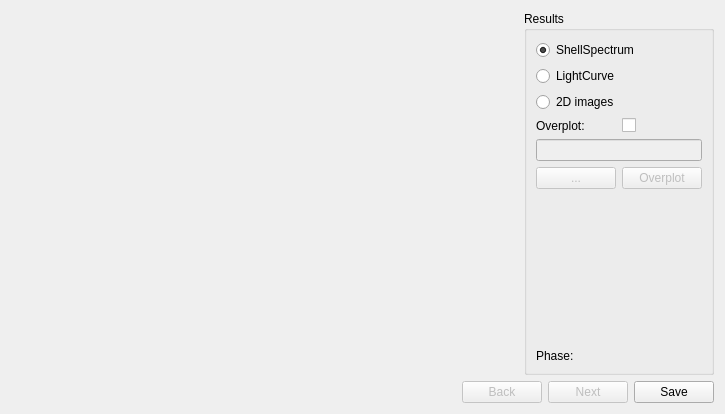
<?xml version="1.0" encoding="UTF-8"?>
<ui version="4.0">
 <class>plotting_ss</class>
 <widget class="QDialog" name="plotting_ss">
  <property name="geometry">
   <rect>
    <x>0</x>
    <y>0</y>
    <width>725</width>
    <height>414</height>
   </rect>
  </property>
  <property name="windowTitle">
   <string>Plot Results</string>
  </property>
  <layout class="QGridLayout" name="gridLayout">
   <item row="1" column="0">
    <spacer name="horizontalSpacer">
     <property name="orientation">
      <enum>Qt::Horizontal</enum>
     </property>
     <property name="sizeHint" stdset="0">
      <size>
       <width>40</width>
       <height>20</height>
      </size>
     </property>
    </spacer>
   </item>
   <item row="0" column="0" colspan="2">
    <widget class="QCustomPlot" name="widgetPlot" native="true"/>
   </item>
   <item row="1" column="1" colspan="2">
    <layout class="QHBoxLayout" name="horizontalLayout">
     <item>
      <widget class="QPushButton" name="buttonPlotBack">
       <property name="enabled">
        <bool>false</bool>
       </property>
       <property name="text">
        <string>Back</string>
       </property>
      </widget>
     </item>
     <item>
      <widget class="QPushButton" name="buttonPlotNext">
       <property name="enabled">
        <bool>false</bool>
       </property>
       <property name="text">
        <string>Next</string>
       </property>
      </widget>
     </item>
     <item>
      <widget class="QPushButton" name="buttonPlotSave">
       <property name="text">
        <string>Save</string>
       </property>
      </widget>
     </item>
    </layout>
   </item>
   <item row="0" column="2">
    <widget class="QGroupBox" name="groupBox">
     <property name="title">
      <string>Results</string>
     </property>
     <layout class="QVBoxLayout" name="verticalLayout">
      <item>
       <widget class="QRadioButton" name="radioShellspectrum">
        <property name="text">
         <string>ShellSpectrum</string>
        </property>
        <property name="checked">
         <bool>true</bool>
        </property>
       </widget>
      </item>
      <item>
       <widget class="QRadioButton" name="radioLightcurve">
        <property name="text">
         <string>LightCurve</string>
        </property>
       </widget>
      </item>
      <item>
       <widget class="QRadioButton" name="radio2Dphases">
        <property name="text">
         <string>2D images</string>
        </property>
       </widget>
      </item>
      <item>
       <layout class="QHBoxLayout" name="horizontalLayout_2">
        <item>
         <widget class="QLabel" name="label">
          <property name="text">
           <string>Overplot:</string>
          </property>
         </widget>
        </item>
        <item>
         <widget class="QCheckBox" name="checkOP">
          <property name="enabled">
           <bool>true</bool>
          </property>
          <property name="text">
           <string/>
          </property>
         </widget>
        </item>
       </layout>
      </item>
      <item>
       <widget class="QLineEdit" name="textOP">
        <property name="enabled">
         <bool>false</bool>
        </property>
        <property name="sizePolicy">
         <sizepolicy hsizetype="Preferred" vsizetype="Fixed">
          <horstretch>0</horstretch>
          <verstretch>0</verstretch>
         </sizepolicy>
        </property>
       </widget>
      </item>
      <item>
       <layout class="QHBoxLayout" name="horizontalLayout_3">
        <item>
         <widget class="QPushButton" name="buttonOP">
          <property name="enabled">
           <bool>false</bool>
          </property>
          <property name="sizePolicy">
           <sizepolicy hsizetype="Minimum" vsizetype="Fixed">
            <horstretch>0</horstretch>
            <verstretch>0</verstretch>
           </sizepolicy>
          </property>
          <property name="text">
           <string>...</string>
          </property>
         </widget>
        </item>
        <item>
         <widget class="QPushButton" name="buttonPlot">
          <property name="enabled">
           <bool>false</bool>
          </property>
          <property name="text">
           <string>Overplot</string>
          </property>
         </widget>
        </item>
       </layout>
      </item>
      <item>
       <spacer name="verticalSpacer">
        <property name="orientation">
         <enum>Qt::Vertical</enum>
        </property>
        <property name="sizeHint" stdset="0">
         <size>
          <width>20</width>
          <height>40</height>
         </size>
        </property>
       </spacer>
      </item>
      <item>
       <layout class="QHBoxLayout" name="horizontalLayout_4">
        <item>
         <widget class="QLabel" name="labelPhase">
          <property name="text">
           <string>Phase:</string>
          </property>
         </widget>
        </item>
        <item>
         <widget class="QLabel" name="record_phase">
          <property name="text">
           <string/>
          </property>
         </widget>
        </item>
       </layout>
      </item>
     </layout>
    </widget>
   </item>
  </layout>
 </widget>
 <customwidgets>
  <customwidget>
   <class>QCustomPlot</class>
   <extends>QWidget</extends>
   <header>qcustomplot.h</header>
   <container>1</container>
  </customwidget>
 </customwidgets>
 <resources/>
 <connections>
  <connection>
   <sender>radio2Dphases</sender>
   <signal>toggled(bool)</signal>
   <receiver>buttonPlotBack</receiver>
   <slot>setEnabled(bool)</slot>
   <hints>
    <hint type="sourcelabel">
     <x>573</x>
     <y>103</y>
    </hint>
    <hint type="destinationlabel">
     <x>428</x>
     <y>382</y>
    </hint>
   </hints>
  </connection>
  <connection>
   <sender>radio2Dphases</sender>
   <signal>toggled(bool)</signal>
   <receiver>buttonPlotNext</receiver>
   <slot>setEnabled(bool)</slot>
   <hints>
    <hint type="sourcelabel">
     <x>573</x>
     <y>103</y>
    </hint>
    <hint type="destinationlabel">
     <x>514</x>
     <y>382</y>
    </hint>
   </hints>
  </connection>
  <connection>
   <sender>checkOP</sender>
   <signal>toggled(bool)</signal>
   <receiver>textOP</receiver>
   <slot>setEnabled(bool)</slot>
   <hints>
    <hint type="sourcelabel">
     <x>626</x>
     <y>128</y>
    </hint>
    <hint type="destinationlabel">
     <x>594</x>
     <y>154</y>
    </hint>
   </hints>
  </connection>
  <connection>
   <sender>checkOP</sender>
   <signal>toggled(bool)</signal>
   <receiver>buttonOP</receiver>
   <slot>setEnabled(bool)</slot>
   <hints>
    <hint type="sourcelabel">
     <x>626</x>
     <y>128</y>
    </hint>
    <hint type="destinationlabel">
     <x>594</x>
     <y>183</y>
    </hint>
   </hints>
  </connection>
  <connection>
   <sender>radioShellspectrum</sender>
   <signal>toggled(bool)</signal>
   <receiver>checkOP</receiver>
   <slot>setEnabled(bool)</slot>
   <hints>
    <hint type="sourcelabel">
     <x>594</x>
     <y>49</y>
    </hint>
    <hint type="destinationlabel">
     <x>626</x>
     <y>128</y>
    </hint>
   </hints>
  </connection>
  <connection>
   <sender>checkOP</sender>
   <signal>toggled(bool)</signal>
   <receiver>buttonPlot</receiver>
   <slot>setEnabled(bool)</slot>
   <hints>
    <hint type="sourcelabel">
     <x>662</x>
     <y>128</y>
    </hint>
    <hint type="destinationlabel">
     <x>662</x>
     <y>184</y>
    </hint>
   </hints>
  </connection>
  <connection>
   <sender>radioShellspectrum</sender>
   <signal>toggled(bool)</signal>
   <receiver>checkOP</receiver>
   <slot>setChecked(bool)</slot>
   <hints>
    <hint type="sourcelabel">
     <x>619</x>
     <y>49</y>
    </hint>
    <hint type="destinationlabel">
     <x>662</x>
     <y>128</y>
    </hint>
   </hints>
  </connection>
 </connections>
</ui>
